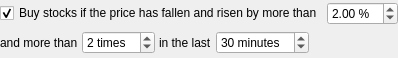
<?xml version="1.0" encoding="UTF-8"?>
<ui version="4.0">
 <class>BuyDecision2ConfigWidget</class>
 <widget class="QWidget" name="BuyDecision2ConfigWidget">
  <property name="geometry">
   <rect>
    <x>0</x>
    <y>0</y>
    <width>395</width>
    <height>58</height>
   </rect>
  </property>
  <layout class="QVBoxLayout" name="verticalLayout">
   <property name="spacing">
    <number>4</number>
   </property>
   <property name="leftMargin">
    <number>0</number>
   </property>
   <property name="topMargin">
    <number>0</number>
   </property>
   <property name="rightMargin">
    <number>0</number>
   </property>
   <property name="bottomMargin">
    <number>0</number>
   </property>
   <item>
    <layout class="QHBoxLayout" name="horizontalLayout">
     <property name="spacing">
      <number>4</number>
     </property>
     <item>
      <widget class="QCheckBox" name="enabledCheckBox">
       <property name="text">
        <string>Buy stocks if the price has fallen and risen by more than</string>
       </property>
       <property name="checked">
        <bool>true</bool>
       </property>
      </widget>
     </item>
     <item>
      <widget class="QDoubleSpinBox" name="priceDiffDoubleSpinBox">
       <property name="suffix">
        <string notr="true"> %</string>
       </property>
       <property name="singleStep">
        <double>0.100000000000000</double>
       </property>
       <property name="value">
        <double>2.000000000000000</double>
       </property>
      </widget>
     </item>
     <item>
      <spacer name="horizontalSpacer">
       <property name="orientation">
        <enum>Qt::Orientation::Horizontal</enum>
       </property>
       <property name="sizeHint" stdset="0">
        <size>
         <width>40</width>
         <height>20</height>
        </size>
       </property>
      </spacer>
     </item>
    </layout>
   </item>
   <item>
    <layout class="QHBoxLayout" name="horizontalLayout_2">
     <property name="spacing">
      <number>4</number>
     </property>
     <item>
      <widget class="QLabel" name="label">
       <property name="text">
        <string>and more than</string>
       </property>
      </widget>
     </item>
     <item>
      <widget class="QSpinBox" name="amountOfTimesSpinBox">
       <property name="suffix">
        <string> times</string>
       </property>
       <property name="minimum">
        <number>1</number>
       </property>
       <property name="value">
        <number>2</number>
       </property>
      </widget>
     </item>
     <item>
      <widget class="QLabel" name="label_2">
       <property name="text">
        <string>in the last</string>
       </property>
      </widget>
     </item>
     <item>
      <widget class="QSpinBox" name="durationSpinBox">
       <property name="suffix">
        <string> minutes</string>
       </property>
       <property name="maximum">
        <number>600</number>
       </property>
       <property name="value">
        <number>30</number>
       </property>
      </widget>
     </item>
     <item>
      <spacer name="horizontalSpacer_2">
       <property name="orientation">
        <enum>Qt::Orientation::Horizontal</enum>
       </property>
       <property name="sizeHint" stdset="0">
        <size>
         <width>40</width>
         <height>20</height>
        </size>
       </property>
      </spacer>
     </item>
    </layout>
   </item>
  </layout>
 </widget>
 <resources/>
 <connections/>
</ui>
